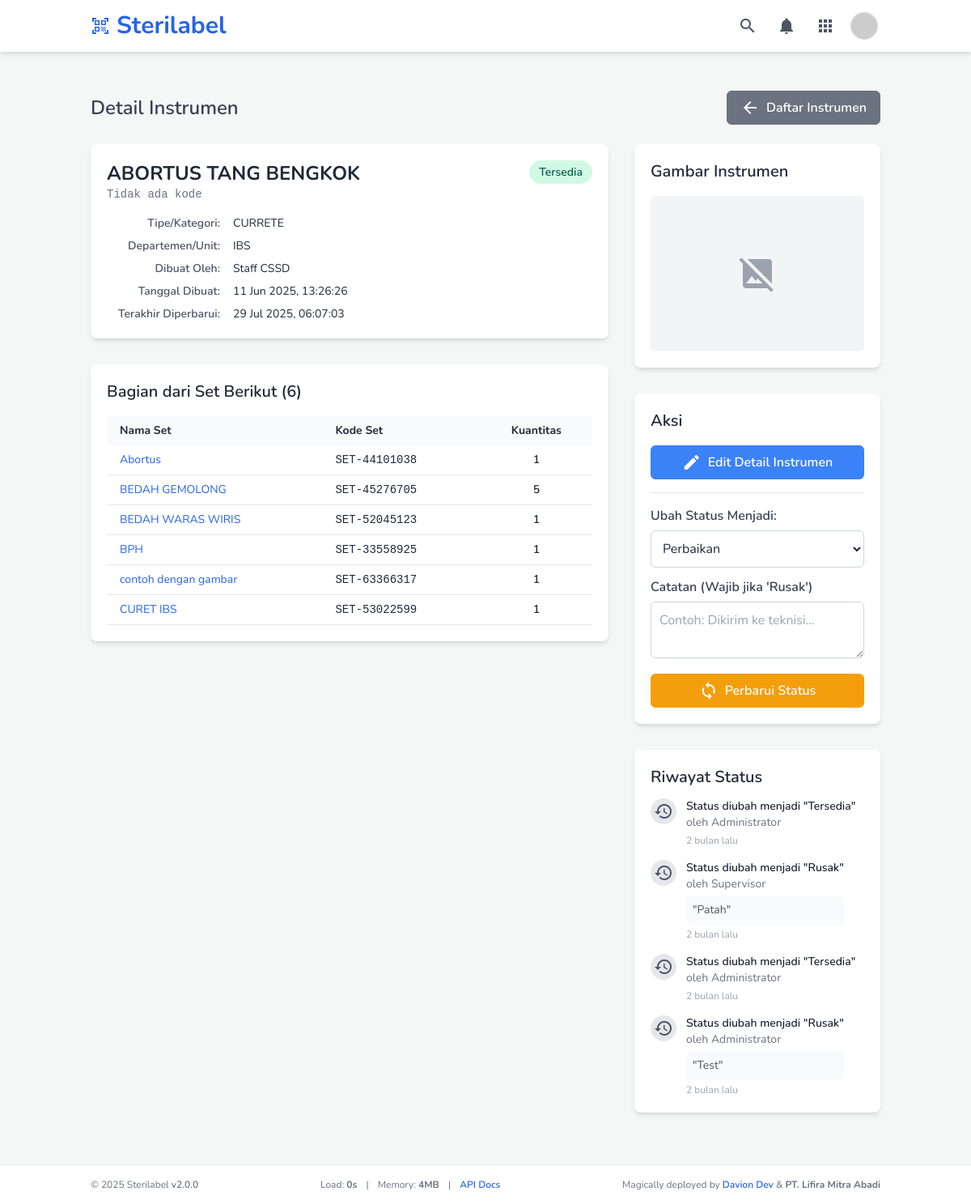
The page /instrument_detail.php?instrument_id=70 (signed in) on the database its author committed.
### tables this page shows
CREATE TABLE `instruments` (
  `instrument_id` int(11) NOT NULL,
  `instrument_name` varchar(255) NOT NULL,
  `instrument_code` varchar(100) DEFAULT NULL,
  `instrument_type_id` int(11) DEFAULT NULL,
  `department_id` int(11) NOT NULL,
  `notes` text DEFAULT NULL,
  `image_filename` varchar(255) DEFAULT NULL,
  `status` varchar(50) NOT NULL DEFAULT 'tersedia',
  `expiry_in_days` int(5) DEFAULT NULL COMMENT 'Masa kedaluwarsa standar untuk instrumen ini dalam hari. NULL berarti menggunakan pengaturan global.',
  `created_by_user_id` int(11) DEFAULT NULL,
  `created_at` timestamp NULL DEFAULT current_timestamp(),
  `updated_at` timestamp NULL DEFAULT current_timestamp() ON UPDATE current_timestamp()
);

CREATE TABLE `instrument_types` (
  `type_id` int(11) NOT NULL,
  `type_name` varchar(100) NOT NULL,
  `is_active` tinyint(1) NOT NULL DEFAULT 1,
  `created_at` timestamp NOT NULL DEFAULT current_timestamp()
);

CREATE TABLE `departments` (
  `department_id` int(11) NOT NULL,
  `department_name` varchar(100) NOT NULL,
  `is_active` tinyint(1) NOT NULL DEFAULT 1,
  `created_at` timestamp NOT NULL DEFAULT current_timestamp()
);

CREATE TABLE `users` (
  `user_id` int(11) NOT NULL,
  `username` varchar(50) NOT NULL,
  `email` varchar(100) DEFAULT NULL,
  `password_hash` varchar(255) NOT NULL,
  `full_name` varchar(100) DEFAULT NULL,
  `role` enum('admin','staff','supervisor') NOT NULL DEFAULT 'staff',
  `created_at` timestamp NULL DEFAULT current_timestamp()
);

CREATE TABLE `instrument_set_items` (
  `set_item_id` int(11) NOT NULL,
  `set_id` int(11) NOT NULL,
  `instrument_id` int(11) NOT NULL,
  `quantity` int(11) NOT NULL DEFAULT 1
);

CREATE TABLE `instrument_sets` (
  `set_id` int(11) NOT NULL,
  `set_name` varchar(255) NOT NULL,
  `set_code` varchar(100) DEFAULT NULL,
  `special_instructions` text DEFAULT NULL,
  `expiry_in_days` int(5) DEFAULT NULL COMMENT 'Masa kedaluwarsa standar untuk set ini dalam hari. NULL berarti menggunakan aturan terpendek dari item di dalamnya atau pengaturan global.',
  `created_by_user_id` int(11) DEFAULT NULL,
  `created_at` timestamp NULL DEFAULT current_timestamp(),
  `updated_at` timestamp NULL DEFAULT current_timestamp() ON UPDATE current_timestamp()
);

CREATE TABLE `instrument_history` (
  `history_id` int(11) NOT NULL,
  `instrument_id` int(11) NOT NULL,
  `changed_to_status` varchar(50) NOT NULL,
  `user_id` int(11) DEFAULT NULL,
  `change_timestamp` timestamp NOT NULL DEFAULT current_timestamp(),
  `notes` text DEFAULT NULL
);

### config.php (called while the page is built, shortened)
<?php
if (!function_exists('getUniversalStatusBadge')) {
    function getUniversalStatusBadge(string $status): array
    {
        $statusLower = strtolower(str_replace(' ', '_', $status));
        $defaultClass = 'bg-gray-100 text-gray-700';
        $defaultText = ucfirst(str_replace('_', ' ', $status));
        $statusMap = [
            'active' => ['text' => 'Aktif', 'class' => 'bg-green-100 text-green-800'],
            'used' => ['text' => 'Telah Digunakan', 'class' => 'bg-blue-100 text-blue-800'],
            'expired' => ['text' => 'Kedaluwarsa', 'class' => 'bg-red-100 text-red-800'],
            'pending_validation' => ['text' => 'Pending Validasi', 'class' => 'bg-yellow-100 text-yellow-800'],
            'recalled' => ['text' => 'Ditarik Kembali', 'class' => 'bg-purple-100 text-purple-700'],
            'voided' => ['text' => 'Dibatalkan', 'class' => 'bg-gray-400 text-white'],
            'persiapan' => ['text' => 'Persiapan', 'class' => 'bg-gray-200 text-gray-800'],
            'menunggu_validasi' => ['text' => 'Menunggu Validasi', 'class' => 'bg-yellow-100 text-yellow-800'],
            'completed' => ['text' => 'Selesai (Lulus)', 'class' => 'bg-green-100 text-green-800'],
            'selesai' => ['text' => 'Selesai (Lulus)', 'class' => 'bg-green-100 text-green-800'],
            'failed' => ['text' => 'Gagal', 'class' => 'bg-red-100 text-red-800'],
            'gagal' => ['text' => 'Gagal', 'class' => 'bg-red-100 text-red-800'],
            'tersedia' => ['text' => 'Tersedia', 'class' => 'bg-green-100 text-green-800'],
            'sterilisasi' => ['text' => 'Sterilisasi', 'class' => 'bg-blue-100 text-blue-800'],
            'perbaikan' => ['text' => 'Perbaikan', 'class' => 'bg-yellow-100 text-yellow-800'],
            'rusak' => ['text' => 'Rusak', 'class' => 'bg-red-100 text-red-800'],
        ];
        return $statusMap[$statusLower] ?? ['text' => $defaultText, 'class' => $defaultClass];
    }
}
if (!function_exists('timeAgo')) {
    function timeAgo(string $datetime): string {
        try {
            $now = new DateTime('now', new DateTimeZone('Asia/Jakarta'));
            $ago = new DateTime($datetime, new DateTimeZone('Asia/Jakarta'));
            $diff = $now->diff($ago);
            $diff->w = floor($diff->d / 7);
            $diff->d -= $diff->w * 7;
            $string = ['y' => 'tahun', 'm' => 'bulan', 'w' => 'minggu', 'd' => 'hari', 'h' => 'jam', 'i' => 'menit', 's' => 'detik'];
            foreach ($string as $k => &$v) {
                if ($diff->$k) $v = $diff->$k . ' ' . $v; else unset($string[$k]);
            }
            return implode(', ', array_slice($string, 0, 1)) . ' lalu';
        } catch (Exception $e) {
            error_log("Error in timeAgo function (config.php): " . $e->getMessage() . " for datetime: " . $datetime);
            return 'tanggal tidak valid';
        }
    }
}

### instrument_detail.php (the view, shortened to what this page needs)
<?php
require_once 'header.php';
$instrumentId = null;
$instrumentData = null;
$setsContainingInstrument = [];
$instrumentHistory = [];
if (isset($_GET['instrument_id']) && is_numeric($_GET['instrument_id'])) {
    $instrumentId = (int)$_GET['instrument_id'];
} else {
    $_SESSION['flash_message'] = ['type' => 'error', 'text' => 'ID Instrumen tidak valid atau tidak disediakan.'];
    header("Location: manage_instruments.php");
    exit;
}
$conn = connectToDatabase();
if ($conn) {
    $sql = "SELECT i.*, u.username as creator_username, u.full_name as creator_full_name, it.type_name, d.department_name
            FROM instruments i
            LEFT JOIN users u ON i.created_by_user_id = u.user_id
            LEFT JOIN instrument_types it ON i.instrument_type_id = it.type_id
            LEFT JOIN departments d ON i.department_id = d.department_id
            WHERE i.instrument_id = ?";
    if ($stmt = $conn->prepare($sql)) {
        $stmt->bind_param("i", $instrumentId);
        $stmt->execute();
        $result = $stmt->get_result();
        if ($result && $result->num_rows === 1) {
            $instrumentData = $result->fetch_assoc();
        } else {
            $pageErrorMessage = "Instrumen tidak ditemukan (ID: " . htmlspecialchars((string)$instrumentId) . ").";
        }
    } else {
        $pageErrorMessage = "Gagal mempersiapkan statement: " . $conn->error;
    }
    if ($instrumentData) {
        $sqlSets = "SELECT s.set_id, s.set_name, s.set_code, isi.quantity
                    FROM instrument_set_items isi
                    JOIN instrument_sets s ON isi.set_id = s.set_id
                    WHERE isi.instrument_id = ? ORDER BY s.set_name ASC";
        if ($stmtSets = $conn->prepare($sqlSets)) {
            $stmtSets->bind_param("i", $instrumentId);
            $stmtSets->execute();
            $resultSets = $stmtSets->get_result();
            while ($rowSet = $resultSets->fetch_assoc()) {
                $setsContainingInstrument[] = $rowSet;
            }
        }
        $sqlHistory = "SELECT h.*, u.full_name as changer_name, u.username as changer_username
                       FROM instrument_history h
                       LEFT JOIN users u ON h.user_id = u.user_id
                       WHERE h.instrument_id = ? ORDER BY h.change_timestamp DESC";
        if ($stmtHistory = $conn->prepare($sqlHistory)) {
            $stmtHistory->bind_param("i", $instrumentId);
            $stmtHistory->execute();
            $resultHistory = $stmtHistory->get_result();
            while ($rowHistory = $resultHistory->fetch_assoc()) {
                $instrumentHistory[] = $rowHistory;
            }
        }
    }
} else {
    $pageErrorMessage = "Koneksi database gagal.";
}
?>
<main class="container mx-auto px-6 py-8">
    <div class="flex flex-wrap justify-between items-center mb-6 gap-4">
        <h2 class="text-2xl font-semibold text-gray-700">
            Detail Instrumen
        </h2>
        <a href="manage_instruments.php" class="btn btn-secondary"><span class="material-icons mr-2">arrow_back</span>Daftar Instrumen</a>
    </div>
    <?php if ($instrumentData): ?>
    <div class="grid grid-cols-1 lg:grid-cols-3 gap-8">
        <div class="lg:col-span-2 space-y-8">
            <div class="card">
                <div class="flex items-start justify-between mb-4">
                    <div>
                        <h3 class="text-2xl font-bold text-gray-800"><?php echo htmlspecialchars($instrumentData['instrument_name']); ?></h3>
                        <p class="font-mono text-sm text-gray-500"><?php echo htmlspecialchars($instrumentData['instrument_code'] ?? 'Tidak ada kode'); ?></p>
                    </div>
                    <?php $statusInfo = getUniversalStatusBadge($instrumentData['status']); ?>
                    <span class="status-badge-lg <?php echo $statusInfo['class']; ?> whitespace-nowrap"><?php echo $statusInfo['text']; ?></span>
                </div>
                 <dl class="detail-grid text-sm">
                    <dt>Tipe/Kategori:</dt><dd><?php echo htmlspecialchars($instrumentData['type_name'] ?? '-'); ?></dd>
                    <dt>Departemen/Unit:</dt><dd><?php echo htmlspecialchars($instrumentData['department_name'] ?? '-'); ?></dd>
                    <dt>Dibuat Oleh:</dt><dd><?php echo htmlspecialchars($instrumentData['creator_full_name'] ?? ($instrumentData['creator_username'] ?? 'N/A')); ?></dd>
                    <dt>Tanggal Dibuat:</dt><dd><?php echo (new DateTime($instrumentData['created_at']))->format('d M Y, H:i:s'); ?></dd>
                    <dt>Terakhir Diperbarui:</dt><dd><?php echo (new DateTime($instrumentData['updated_at']))->format('d M Y, H:i:s'); ?></dd>
                </dl>
            </div>
            <div class="card">
                <h3 class="text-xl font-semibold text-gray-800 mb-4">Bagian dari Set Berikut (<?php echo count($setsContainingInstrument); ?>)</h3>
                <?php if (!empty($setsContainingInstrument)): ?>
                    <div class="overflow-x-auto">
                        <table class="w-full text-sm">
                            <thead class="bg-gray-50"><tr><th class="px-4 py-2 text-left">Nama Set</th><th class="px-4 py-2 text-left">Kode Set</th><th class="px-4 py-2 text-center">Kuantitas</th></tr></thead>
                            <tbody>
                                <?php foreach ($setsContainingInstrument as $set): ?>
                                    <tr class="border-b"><td class="px-4 py-2"><a href="set_detail.php?set_id=<?php echo $set['set_id']; ?>" class="text-blue-600 hover:underline"><?php echo htmlspecialchars($set['set_name']); ?></a></td><td class="px-4 py-2 font-mono"><?php echo htmlspecialchars($set['set_code'] ?? '-'); ?></td><td class="px-4 py-2 text-center font-semibold"><?php echo htmlspecialchars((string)$set['quantity']); ?></td></tr>
                                <?php endforeach; ?>
                            </tbody>
                        </table>
                    </div>
                <?php else: ?><p class="text-gray-600">Instrumen ini tidak tergabung dalam set manapun.</p><?php endif; ?>
            </div>
        </div>
        <div class="lg:col-span-1 space-y-8">
            <div class="card">
                <h3 class="text-xl font-semibold text-gray-800 mb-4">Gambar Instrumen</h3>
                <div class="w-full h-48 bg-gray-100 rounded-md flex items-center justify-center">
                    <?php if (!empty($instrumentData['image_filename']) && file_exists('uploads/instruments/' . $instrumentData['image_filename'])): ?>
                        <img src="uploads/instruments/<?php echo htmlspecialchars($instrumentData['image_filename']); ?>?t=<?php echo time(); ?>" alt="Gambar Instrumen" class="max-h-full max-w-full object-contain">
                    <?php else: ?>
                        <span class="material-icons text-gray-400" style="font-size: 48px;">image_not_supported</span>
                    <?php endif; ?>
                </div>
            </div>
            <div class="card">
                <h3 class="text-xl font-semibold text-gray-800 mb-4">Aksi</h3>
                <div class="space-y-4">
                    <a href="instrument_edit.php?instrument_id=<?php echo $instrumentId; ?>" class="btn btn-primary w-full"><span class="material-icons mr-2">edit</span>Edit Detail Instrumen</a>
                    <div class="border-t pt-4">
                        <form action="php_scripts/instrument_update_status.php" method="POST">
                            <div class="mb-3">
                                <label for="new_status" class="form-label font-medium">Ubah Status Menjadi:</label>
                                <select name="new_status" id="new_status" class="form-select">
                                    <option value="perbaikan" <?php echo $instrumentData['status'] === 'perbaikan' ? 'disabled' : ''; ?>>Perbaikan</option>
                                </select>
                            </div>
                            <div class="mb-3">
                                <label for="status_notes" class="form-label">Catatan (Wajib jika 'Rusak')</label>
                                <textarea name="notes" id="status_notes" rows="2" class="form-input" placeholder="Contoh: Dikirim ke teknisi..."></textarea>
                            </div>
                            <button type="submit" class="btn btn-warning w-full"><span class="material-icons mr-2">sync</span>Perbarui Status</button>
                        </form>
                    </div>
                </div>
            </div>
            <div class="card">
                <h3 class="text-xl font-semibold text-gray-800 mb-3">Riwayat Status</h3>
                <?php if (!empty($instrumentHistory)): ?>
                    <ul class="space-y-4">
                        <?php foreach ($instrumentHistory as $history): ?>
                            <li class="flex space-x-3">
                                <div class="flex-shrink-0">
                                    <span class="h-8 w-8 rounded-full flex items-center justify-center bg-gray-200 text-gray-600"><span class="material-icons text-lg">history</span></span>
                                </div>
                                <div>
                                    <p class="text-sm font-medium text-gray-900">Status diubah menjadi "<?php echo htmlspecialchars(getUniversalStatusBadge($history['changed_to_status'])['text']); ?>"</p>
                                    <p class="text-sm text-gray-500">oleh <?php echo htmlspecialchars($history['changer_name'] ?? ($history['changer_username'] ?? 'Sistem')); ?></p>
                                    <?php if (!empty($history['notes'])): ?>
                                        <p class="mt-1 text-sm text-gray-600 bg-gray-50 p-2 rounded-md">"<?php echo nl2br(htmlspecialchars($history['notes'])); ?>"</p>
                                    <?php endif; ?>
                                    <p class="text-xs text-gray-400 mt-1" title="<?php echo (new DateTime($history['change_timestamp']))->format('d M Y, H:i:s'); ?>"><?php echo timeAgo($history['change_timestamp']); ?></p>
                                </div>
                            </li>
                        <?php endforeach; ?>
                    </ul>
                <?php else: ?><p class="text-gray-600">Belum ada riwayat perubahan status.</p><?php endif; ?>
            </div>
        </div>
    </div>
    <?php endif; ?>
</main>
<?php
require_once 'footer.php';
?>

### rows shown on the page
instruments: instrument_name "ABORTUS TANG BENGKOK", instrument_code "Tidak ada kode", status "Tersedia", instrument_type.type_name "CURRETE", department.department_name "IBS", created_by_user.full_name "Staff CSSD", created_at "11 Jun 2025, 13:26:26", updated_at "29 Jul 2025, 06:07:03"
instrument_set_items: set.set_name "Abortus", set.set_code "SET-44101038", quantity "1"
instrument_set_items: set.set_name "BEDAH GEMOLONG", set.set_code "SET-45276705", quantity "5"
instrument_set_items: set.set_name "BEDAH WARAS WIRIS", set.set_code "SET-52045123", quantity "1"
instrument_set_items: set.set_name "BPH", set.set_code "SET-33558925", quantity "1"
instrument_set_items: set.set_name "contoh dengan gambar", set.set_code "SET-63366317", quantity "1"
instrument_set_items: set.set_name "CURET IBS", set.set_code "SET-53022599", quantity "1"
instrument_history: changed_to_status "Tersedia", user.full_name "Administrator", change_timestamp "2 bulan lalu"
instrument_history: changed_to_status "Rusak", user.full_name "Supervisor", notes "Patah", change_timestamp "2 bulan lalu"
instrument_history: changed_to_status "Tersedia", user.full_name "Administrator", change_timestamp "2 bulan lalu"
instrument_history: changed_to_status "Rusak", user.full_name "Administrator", notes "Test", change_timestamp "2 bulan lalu"

### other values the page prints
$appInstanceName "Sterilabel"
count($setsContainingInstrument) "6"
$appInstanceNameForFooter "Sterilabel"
APP_VERSION "2.0.0"
$memory_usage "4"
